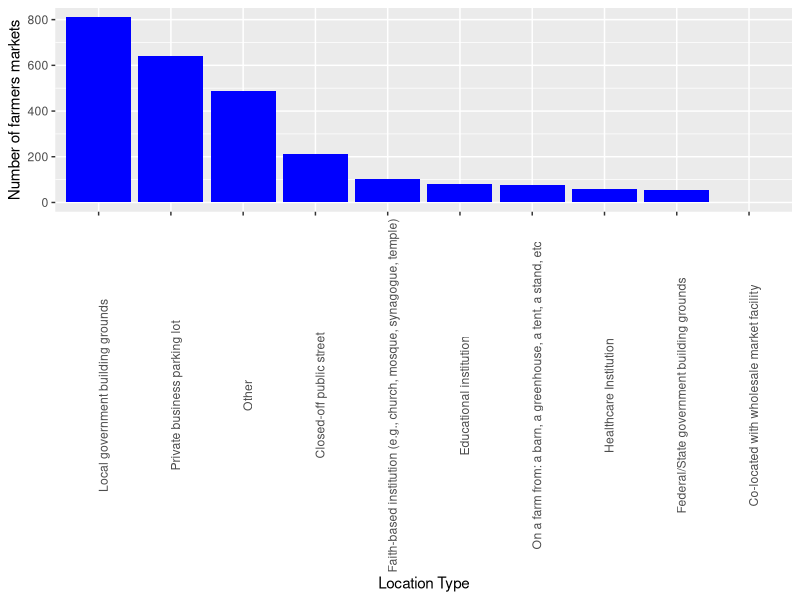

Source code (R):
## ---- chunk 1
#knitr::opts_chunk$set(message = FALSE)
#install.packages("forcats")
library(tidyverse)
library(readxl)
library(stringr)
library('stringr')
library('tibble')
library('ggplot2')
library('viridis')
library('forcats')
## ---- chunk 2
na.vals <- c("", "NA", "n/a", "N/A", "none")
fmarkets <- read_csv("farmers_market.csv", na = na.vals)
kyfp <- read_xls("kyfprojects.xls", na = na.vals)
## ---- chunk 3
# Identify patterns

#For Facebook, we want to extract facebook username components, but also retain fixable irregular data such as:

#- a page name "Glendale Farmers Market"
#- a group page "/group/xxx/"

#There are many variants of free-format URLs, regular expressions are so powerful that you can match them all in one go:
     


re_facebook <- str_c(
  "(?i)",         # regex flag: case incensitive,
                  # check help doc: ?stri_opts_regex
  "^(?:.*(?:f?acebook|fb)(?:\\.com)?[/ ]?",  # the domain
  "(?:#\\!/)?(?:pages/)?)?",     # extraneous parts "#!/pages/"
  "(?:@)?",       # some FB records also contains "@"
  "([^#]*?)",     # the actual username we want
                  # (or page name, or fb group url)
  "/?",           # the extraneous slash at the end
  "(?:\\?.*)?$"   # the query strings, eg. ?ref=hl
                  # `$` is a must here, otherwise lazy quantifier
                  # will prevent the pattern to match all the way
                  # till the end of the string
)

#For twitter, the solution is much simpler. There are only limited variants of twitter urls:

#-  `https://twitter.com/@xxxx`
#-  `ColoradoFreshMarkets@COfreshmarkets`
#-  `https://twitter.com/#!/GreendaleRec`

#Therefor a twitter handle can be matched as the last occurence of alphanumeric characters, including possible underscore (_) character,
#right after the last appearance of an "/" or "@".

#We use a greedy match `".*"` to match anything that's before part we actually want.


re_twitter <- str_c(
  "(?i)",
  "(?:.*[\\@/])?([a-z0-9_]+)"
)

# Execute the regex


fmarkets <- fmarkets %>%
  mutate(
    Facebook.clean = Facebook %>%
      str_replace(re_facebook, "\\1"),
    # Above two lines are equivalent to:
    #    Facebook.clean = str_replace(Facebook, re_facebook, "\\1"),
    # using pipes makes the code more readable.
    
    # Change empty strings to NA
    Facebook.clean = ifelse(Facebook.clean == "", NA, Facebook.clean),
    
    Twitter.clean = Twitter %>%
      str_replace(re_twitter, "\\1"),
    
    Twitter.clean = ifelse(Twitter.clean == "", NA, Twitter.clean)
  )

#`Facebook` is the original column name. `Facebook.clean` is the name of the new column we want to add.
# You can access column names directly inside dplyr pipes, without putting them in quotes or use the dollar sign (e.g. `fmarkets$Facebook`).

#"`\\1`" is a "back reference", meaning the first captured matching group.
#Normally every pair of parentheses `(...)` will create a matching group,
#but since we used "non-capturing group" `(?:...)` for most of them, the first
#captured group is limited to contain only the part we want.

#We directly modified the original data frame and added new columns.
#In practice, if you are sure your cleaning will not lose important
#information, you can just override the existing column.




## ---- chunk 4
na.vals <- c("", "NA", "n/a", "N/A", "none")
fmarkets <- read_csv("farmers_market.csv", na = na.vals)
kyfp <- read_xls("kyfprojects.xls", na = na.vals)
## ---- chunk 5
#To clean the data, we will remove whatever comes after "," in the city column since I
#saw some states and counties are added #to city names. Some cities have the fisrs letter
#small, it is #chaning to capital as well.
fmarkets <- fmarkets %>%
  mutate(cityclean = str_replace(fmarkets$city,",(.*)","")) 
  fmarkets$cityclean<-str_replace(fmarkets$cityclean,"^[a-z]", "\\U")
# ,(.*) matches anything after and replace it with empty. It was possible to do it with str_remove as well.
# ^[a-z] matches any small starting character and  gets replaced by capital by \\U. 
  
#Street column is not very organized. What I do is to change any st,ST,sT,St words to 
#St to be more organized. Furtheremore, I will change and to &.
  
# . matches any character except line break
# [...] matches characters in the bracket
fmarkets <- fmarkets %>%
  mutate(streetclean = str_replace(fmarkets$street,"[sS][tT](.*)([ .]*)"," St")) 
  fmarkets$streetclean<-str_replace(fmarkets$streetclean,"[aA][nN][dD]", "&")  
## ---- chunk 6
library(tibble)
#First we need to know how many markets have facebook or twitter accounts by removing NA 
#values as F1 and T1. F2 and T2 perentage of those who have the accounts out of all market. 
#FTor is the percentage of those who have either Facbook or Twitter (at least one of them).
#FTand is the numbers that have both accounts.
F1<-!is.na(fmarkets$Facebook)
T1<-!is.na(fmarkets$Twitter)
F2<-length(F1[F1==TRUE])/length(fmarkets$Facebook)*100# percentage calculation
T2<-length(T1[T1==TRUE])/length(fmarkets$Twitter)*100
FT= !is.na(fmarkets$Facebook) | !is.na(fmarkets$Twitter)
FTor<-length(FT[FT==TRUE])/length(fmarkets$Facebook)*100
FT1= !is.na(fmarkets$Facebook) & !is.na(fmarkets$Twitter)
FTand<-length(FT1[FT1==TRUE])/length(fmarkets$Facebook)*100

# Now let's create a dataframe table showing the above information accordingly based on 
#Markets Social Media (MSM)
MSM <- data_frame(Markets.Social.Media = c("Facebook Account Holders", "Twitter Acount Holders", "Facebook or Twitter Account holders", "Facebook & Twitter Account holders"), 
                     Percentages = c(F2, T2, FTor,FTand)) 
MSM
## ---- chunk 7
library(forcats)
library(dplyr)
# First, we want to shorten some markets name as they are too long. To do this we use package 
#"forcats" and function of fct_recode. It gets  exact long names as appear below and will
#replace them accordingly by assigned short names. I have used this command to show that I 
#have learnt how to use it. In the next part I am using a general method to shorten tha names.
fmarkets$MarketName<-as.factor(fmarkets$MarketName)
p<-fmarkets %>%
  mutate(MarketNamenew = fct_recode(MarketName, 
                                 "Main Market" = "106 S. Main Street Farmers Market",
                                 "Business Market"  ="22nd Annual Highlands Business Partnership Farmers Market",
                                 "HOPE FARM" = "All Natural & Certified Organic Farmer Market (HOPE FARM)",
                                 "Festival Market" = "American National Bank Downtown Farmers Market Festival",
                                 "Newport Market" = "Appalachian (Newport) Farmers Market, Cocke County TN",
                                 "Arcadia Community Market" = "Arcadia's Mobile Market -- Community of Hope - Conway Health and Resource Center",
                                 "Harmony Market" = "Berkshire Harmony Downtown Pittsfield Farmers Markets, Music, and Creative Arts Fair",
                                 "Sierra Market" = "Bishop Farmers' Market - Eastern Sierra Certified Farmers Market",
                                 
                                  ))
fmarkets.shortened<-as.data.frame(p)
# Now, I want to add a new column to make the abbreviation in general pattern in all observations 
#like changing farmers market (also farmers' market) to F.M. Actually it is a more general 
#way to shorten the names of all rows (markets)
fmarkets.shortened.revised<-fmarkets.shortened %>%
  mutate(name.abb.revised=str_replace(fmarkets.shortened$MarketNamenew,"[fF][aA][rR][mM][eE][rR][sS]('*) [mM][aA][rR][kK][eE][tT]","F.M."))


#part b
#we want to categorize market based on location types and then sort them. Finally we want 
#to plot the as a descending order using ggplot.
Categ.Loc<-fmarkets[!is.na(fmarkets$Location), ]# Getting rid of those NA locations
Categ.Loc$Location<-as.factor(Categ.Loc$Location)

Categ.Loc<-Categ.Loc %>%
  mutate(Location = fct_infreq(Location))%>%# placing a new column as categorical locations
  count(Location)# counting the location types
# plotting using ggplot, set the axis legend, rotating axis text by 90 to fit in.
ggplot(Categ.Loc,aes(Location,n)) + 
geom_col(fill="blue")+
  theme(axis.text.x = element_text(angle = 90))+
  labs(x="Location Type",y="Number of farmers markets")
    
## ---- chunk 8
# For this problem, first, I will delete all the sapce and small letters such that I can 
#have only the capital letters left. Then, I will compare it with abbreviation names as 
#boolean data type as the output. Then I will count the number of true and fulse. 
#The false number is all the mismatch cases which is : 149
kyfp<- kyfp %>%
  mutate(
    correct.ABB= gsub("[:a-z:]","",kyfp$`Program Name`))#removing small letters
kyfp$correct.ABB<-gsub(" |-|//.|[0-9]","",kyfp$correct.ABB)#removing spaces and - and numbers
Sanity.check<-kyfp$`Program Abbreviation`==kyfp$correct.ABB#matching two columns to see when they have mismatch(false)
table(Sanity.check)#counting the number of flase and true variables
